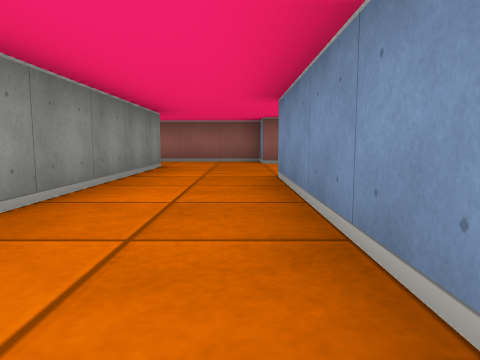
view 1 (above)

17 first-person views from a walk through a cub3D maze. The camera is about half as high as the walls, tilts 6° down and sees 70° across. The floor is counted in squares. Each view is taken from the middle of a square. On the plan, view 1 faces up. The plan holds only what a view shows up to about 9 squares ahead; the rest is blank. The place goes on beyond the plan.

view 2
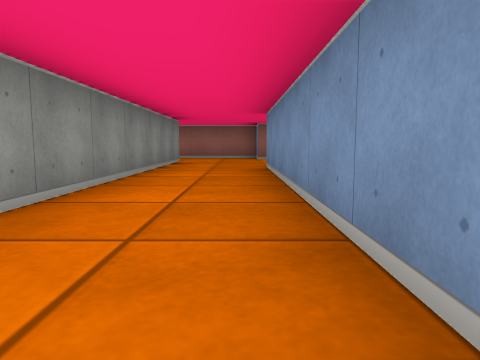

view 3
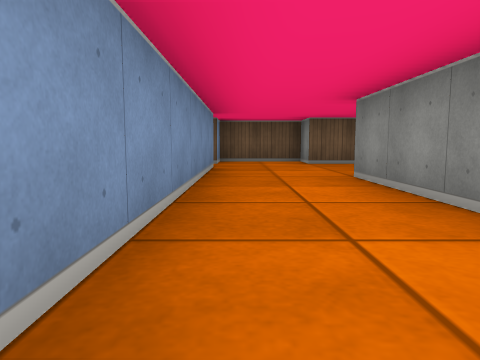

view 4
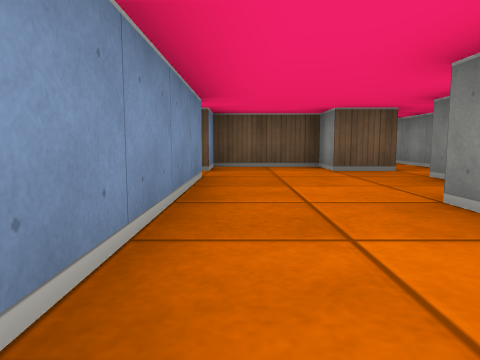

view 5
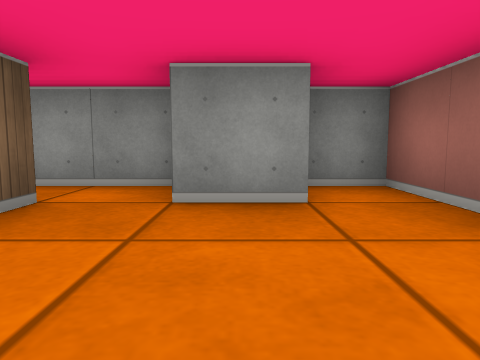

view 6
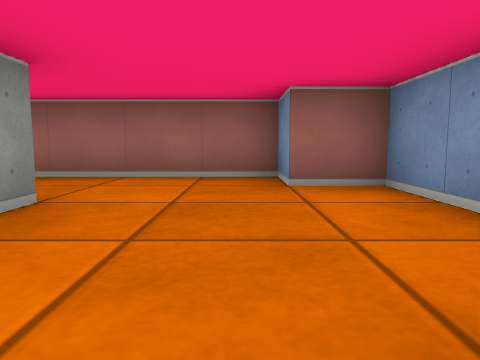

view 7
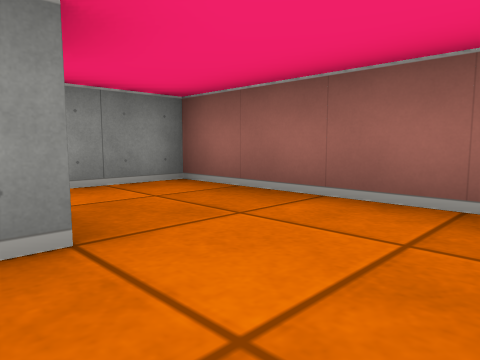

view 8
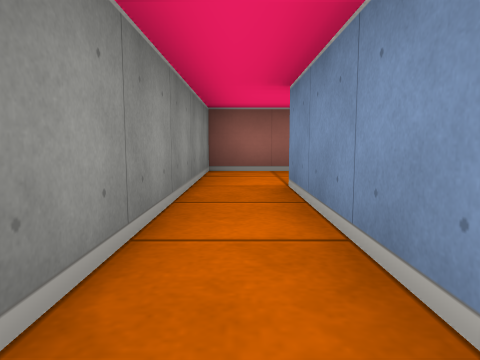

view 9
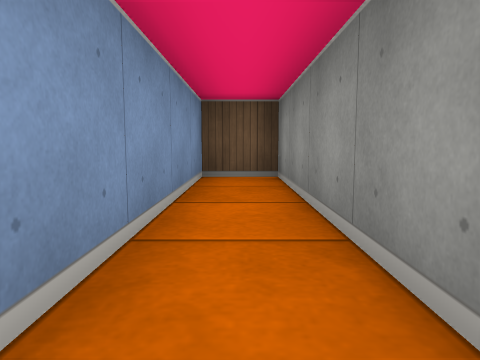

view 10
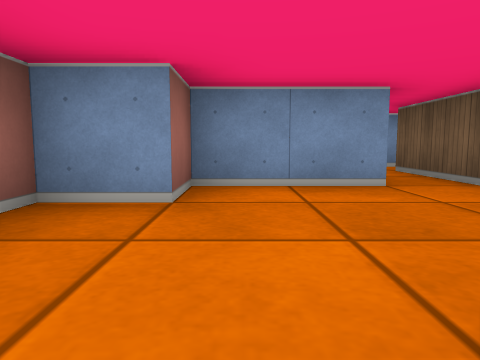

view 11
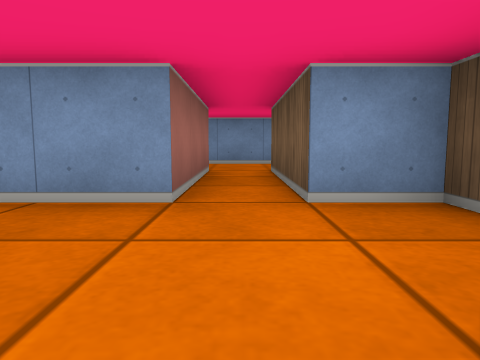

view 12
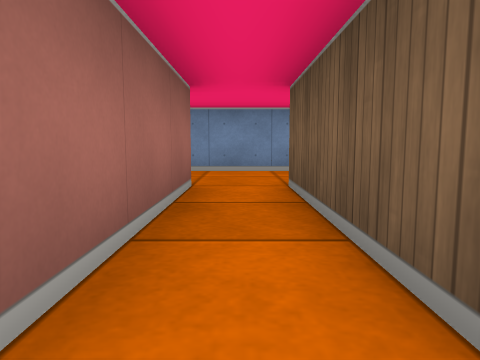

view 13
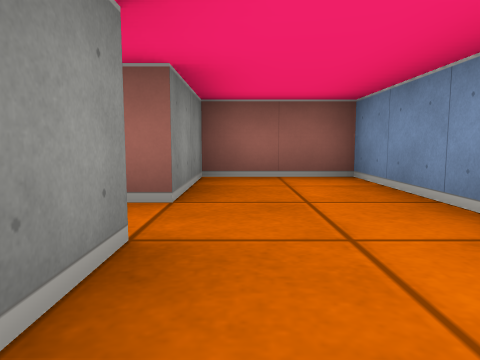

view 14
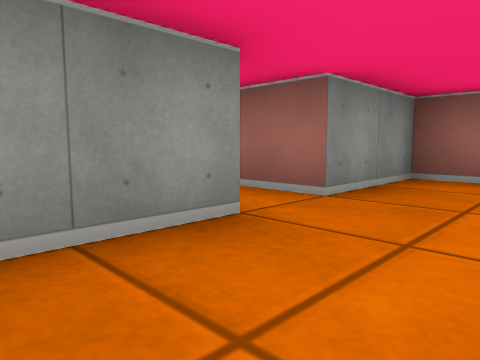

view 15
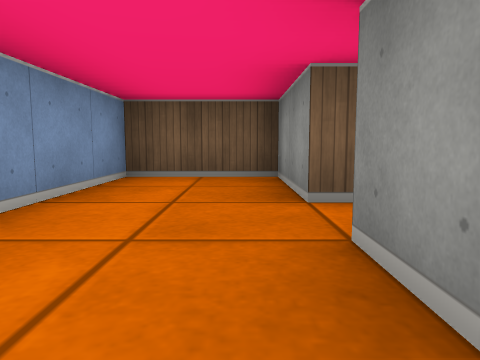

view 16
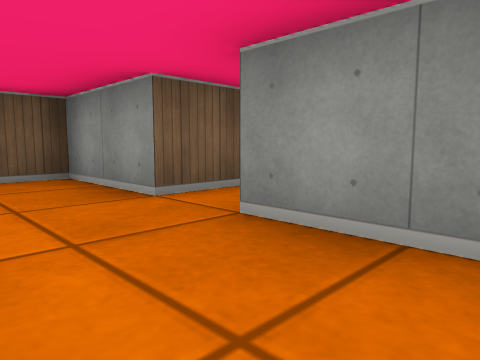

view 17
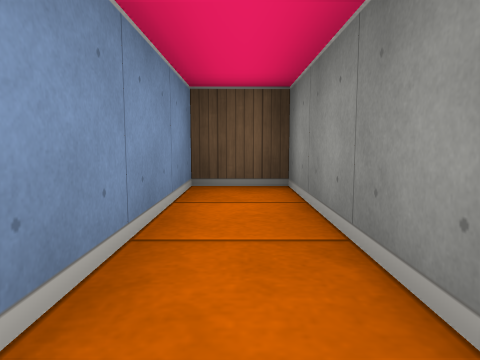

### Floor plan
Points are (right, up) in squares from view 1. A wall is a line through its corners. A room is listed if a view was taken in it or the views show most of it. See-through windows are left out.
Room 1 (views 1, 2, 3, 4, 5, 6, 7, 10, 11, 12, 17)
walls: (-2, -2.5) (-3.5, -2.5) (-3.5, -3.4); (-2.5, -3.4) (-2.5, -4.5); (1.5, 5.4) (1.5, 7.5) (0.5, 7.5) (0.5, 8.5) (-2.5, 8.5); (-1.5, 6.6) (-1.5, -2.5); (0.5, -4.5) (0.5, 4.5); (-3.5, -4.6) (-3.5, -8.5) (-2.5, -8.5) (-2.5, -5.5) (-1.5, -5.5) (-1.5, -6.5) (0.5, -6.5) (0.5, -5.5)
ways out: opening at (-2, 7.5) to room 2; opening at (1, -5) to room 3; opening at (2.5, 5)
Room 2 (views 8, 9)
walls: (-2.5, 8.5) (-3.5, 8.5) (-3.5, 2.5) (-2.5, 2.5) (-2.5, 6.5)
ways out: opening at (-2, 7.5) to room 1
Room 3 (views 13, 14, 15, 16)
walls: (0.5, -5.5) (3.5, -5.5) (3.5, -7.5) (5.5, -7.5) (5.5, -2.5) (3.5, -2.5) (3.5, -4.5) (0.5, -4.5)
ways out: opening at (1, -5) to room 1

Positions as (right, up) in squares from view 1, and headings:
1: (0, 0), facing up
2: (0, -2), facing up
3: (0, 2), facing down
4: (0, 0), facing down
5: (0, -4), facing left
6: (0, 4), facing up
7: (0, 6), facing up-left
8: (-3, 3), facing up
9: (-3, 7), facing down
10: (-2, 7), facing right
11: (-2, -5), facing right
12: (0, -5), facing right
13: (4, -7), facing up
14: (5, -7), facing up-left
15: (4, -3), facing down
16: (5, -3), facing down-left
17: (-3, -5), facing down
